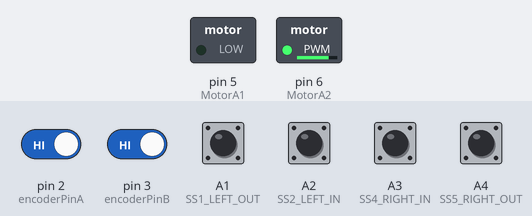
The sketch below on a simulated Arduino Uno, built with avr-gcc and run on an emulated ATmega328P. Shown: switched loads named in the sketch (green lamp = pin HIGH). Inputs (shaded band) come from the test bench; at power-on: pin 2 (encoderPinA), pin 3 (encoderPinB) HIGH, A1 (SS1_LEFT_OUT), A2 (SS2_LEFT_IN), A3 (SS4_RIGHT_IN), A4 (SS5_RIGHT_OUT) LOW. What the sketch prints to the serial monitor is not drawn.

Above: at 0.1 s.
Timing chart, 0 to 1.6 s (numbered marks = the images above):
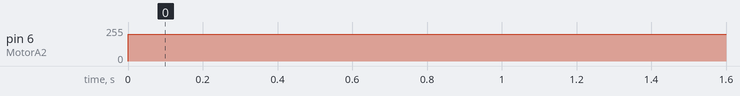

Measured:
- by itself, pin 6 (MotorA2): 0/255 → 200/255 at 0.00 s

The sketch:

main.ino
```cpp
  /* Arduino Pin */
#define SS1_LEFT_OUT  A1
#define SS2_LEFT_IN   A2
#define SS4_RIGHT_IN  A3
#define SS5_RIGHT_OUT A4

#define encoderPinA   2
#define encoderPinB   3

#define MotorA1       5
#define MotorA2       6
#define MotorB1       10
#define MotorB2       11


/* global variable - IR sensor */
byte  LeftOut;
byte  LeftIn;
byte  RightIn;
byte  RightOut;

/* global variable - ServingRobot Direction */
int cmd_direction = 0;
int Stop          = 0;
int Left          = 1;
int Straight      = 2;
int Right         = 3;
int Back          = 4;

/* global variable - PID Control */
long encoderPos = 0;
double angle = 0, angle_pre=0;
int time1 = 0;
int value = 0;

double v;
double v_pre = 0;
double v_array[10]={0};
double v_avg = 0;
float Kp = 4.2227;
float Ki = 2.29743;
float Kd = -0.03976;
float Ke = 0.084;

int k = 0;

double PControl, IControl=0, DControl, PIDControl;
double error, error_pre;
int pwm_in;


unsigned long time; // 시간 측정을 위한 변수

//double Hz = 20;

void setup() {
  pinMode(encoderPinA, INPUT_PULLUP);
  attachInterrupt(0, doEncoderA, CHANGE);
  pinMode(encoderPinB, INPUT_PULLUP);
  attachInterrupt(1, doEncoderB, CHANGE);

  Serial.begin(9600);
  time = millis();

}

void loop() {
  getIRSensor_Hz(10); // IR센서 측정
  pos2ang2v_Hz(10);     // DC모터 회전각도와 속력 측정
  //v_noise_reduction_Hz(10);
  //Motor_Control(20);
  MotorA(Straight, 200);
}
```

FindTable.ino
```cpp
/* 프로그램 내용 : 라인트레이서 모듈을 이용하여 길을 찾는 알고리즘
 *
 * 라인트레이서 모듈에는 5개의 IR 센서가 존재하는데 그중에서
 * 인식이 잘 안되고 있는 가운데 모듈은 제외하고
 * 가운데 2개는 직선 길을 찾는데 사용하고
 * 가장자리 2개는 커브길의 존재를 탐지하는데 사용
 *
 * forward        검은색 선을 따라가는 함수
 */

/* 라인트레이서 모듈을 사용하여 검은색 선을 따라가는 함수 */
void forward()
{
  if (!LeftIn && !RightIn)
  {
    Motor_Control(50);
  }
  else if (LeftIn && !RightIn)
  {
    MotorA(Straight, 150);
    MotorB(Straight, 80);
  }
  else if (!LeftIn && RightIn)
  {
    MotorA(Straight, 80);
    MotorB(Straight, 150);
  }
  else if (LeftIn && RightIn)
  {
    MotorA(Stop, 0);
    MotorB(Stop, 0);
  }
  else
  {
    MotorA(Straight, 200);
    MotorB(Straight, 200);
  }


}
void backward()
{
  MotorA(Back, 150);
  MotorB(Back, 150);
}
void turnLeft()
{
  MotorA(Straight, 200);
  MotorB(Straight, 100);
}
void turnRight()
{
  MotorA(Straight, 100);
  MotorB(Straight, 200);
}
void _stop()
{
  MotorA(Stop, 0);
  MotorB(Stop, 0);
}
```

IRsensor.ino
```cpp
/*  프로그램 내용 : bfd-1000 IR센서 관련 함수
 *
 *  getIRSensor         IR센서 값 읽어오는 함수
 *  getIRSensor_Hz      주어진 Hz 속도로 IR센서 값 읽어오는 함수
 *  showIRSensorChar    IR센서 값을 문자로 시리얼모니터로 출력해주는 함수
 *  showIRSensorValue   IR센서 값을 시리얼모니터로 출력해주는 함수
 *
 */

void getIRSensor()
{
  LeftOut  = digitalRead(SS1_LEFT_OUT);
  LeftIn   = digitalRead(SS2_LEFT_IN);
  //Center   = digitalRead(SS3_CENTER);
  RightIn  = digitalRead(SS4_RIGHT_IN);
  RightOut = digitalRead(SS5_RIGHT_OUT);
  //Bump     = digitalRead(CLP_BUMP);
  //Near     = digitalRead(NEAR);
}

void getIRSensor_Hz(int Hz)
{
  if( (millis()-time) % (1000 / Hz) == 0 )
  {
    getIRSensor();
  }
}

void showIRSensorChar()
{
  if (LeftOut  == 1) {Serial.print("L ");} else {Serial.print("- ");}
  if (LeftIn   == 1) {Serial.print("l ");} else {Serial.print("- ");}
  //if (Center   == 1) {Serial.print("C ");} else {Serial.print("- ");}
  if (RightIn  == 1) {Serial.print("r ");} else {Serial.print("- ");}
  if (RightOut == 1) {Serial.print("R ");} else {Serial.print("- ");}
  //if (Bump     == 1) {Serial.print(" BUMP!");} else {Serial.print("      ");}
  //if (Near     == 1) {Serial.print(" NEAR");}  else {Serial.print("    ");}
  Serial.println();
}

void showIRSensorValue()
{
  Serial.print("IRSensor : ");
  Serial.print(LeftOut);Serial.print(LeftIn);
  Serial.print(RightIn);Serial.print(RightOut);
  Serial.println();
}
```

Motor.ino
```cpp
/*  프로그램 내용 : DC Motor 컨트롤하는 함수들
 *
 *  MotorA              MotorA를 PWM 전압으로 조절하는 함수
 *  MotorB              MotorB를 PWM 전압으로 조절하는 함수
 *
 *  doEncoderA          DC모터 엔코더 카운트 하기 위한 함수
 *  doEncoderB          DC모터 엔코더 카운트 하기 위한 함수
 *  pos2ang             엔코더로부터 회전 각도 구하는 함수
 *  pos2ang_Hz          주어진 Hz속도로 회전 각도 구하는 함수
 *
 */

void MotorA(int dir, int _speed)
{
  if (dir == Straight)
  {
    analogWrite(MotorA1, 0);
    analogWrite(MotorA2, _speed);
  }
  else if (dir == Back)
  {
    analogWrite(MotorA1, _speed);
    analogWrite(MotorA2, 0);
  }
  else
  {
    analogWrite(MotorA1, 0);
    analogWrite(MotorA2, 0);
  }
}

void MotorB(int dir, int _speed)
{
  if (dir == Straight)
  {
    analogWrite(MotorB1, _speed);
    analogWrite(MotorB2, 0);
  }
  else if (dir == Back)
  {
    analogWrite(MotorB1, 0);
    analogWrite(MotorB2, _speed);
  }
  else
  {
    analogWrite(MotorB1, 0);
    analogWrite(MotorB2, 0);
  }
}

void doEncoderA()
{
  encoderPos += (digitalRead(encoderPinA)==digitalRead(encoderPinB))?1:-1;
}

void doEncoderB()
{
  encoderPos += (digitalRead(encoderPinA)==digitalRead(encoderPinB))?-1:1;
}

void pos2ang()
{
  //angle = -encoderPos/(341.2*4) * 360 /180*3.141592  ;
  angle = -encoderPos/(341.2*4) * 360 /180*3.141592  ;
  Serial.println(angle-angle_pre);
}

void pos2ang2v_Hz(int Hz)
{
  double t = 1 / (double)Hz;
  if( (millis()-time) % (1000 / Hz) == 10 )
  {
    v_pre = v;
    angle_pre = angle;
    pos2ang();

    v = 3.15*(angle-angle_pre)/t;
  }
  //Serial.println(v);
}


void Motor_Control(int input_v)
{
  pidControl_Hz(10, input_v);
}
```

PIDControl.ino
```cpp
void pidControl_Hz(double Hz, double input_v)
{
  double t = 1 / Hz;
  if( (millis()-time) % (int)(1000 / Hz) == 10 ){

    error=(input_v-v)*Ke;
    PControl=Kp*error;
    //if(IControl <= 4){IControl+=Ki*error*t;} //Windup 방지
    IControl+=Ki*error*t;
    DControl=Kd*(error-error_pre)/t;

    PIDControl=PControl+IControl+DControl;

    pwm_in=255/6*PIDControl;
    if(pwm_in>=255){pwm_in=255;}


    Serial.print("pwm_in: "); Serial.print(pwm_in);
    Serial.print(" v:"); Serial.println(v);
    Serial.print(" error:"); Serial.print(error/Ke);
    Serial.print(" PIDControl: "); Serial.print(PIDControl);
    Serial.print(" P:"); Serial.print(PControl);
    Serial.print(" I:"); Serial.print(IControl);
    Serial.print(" D:"); Serial.println(DControl);


    MotorA(Straight, pwm_in);
    MotorB(Straight, pwm_in);

    error_pre=error;
  }
}
```
